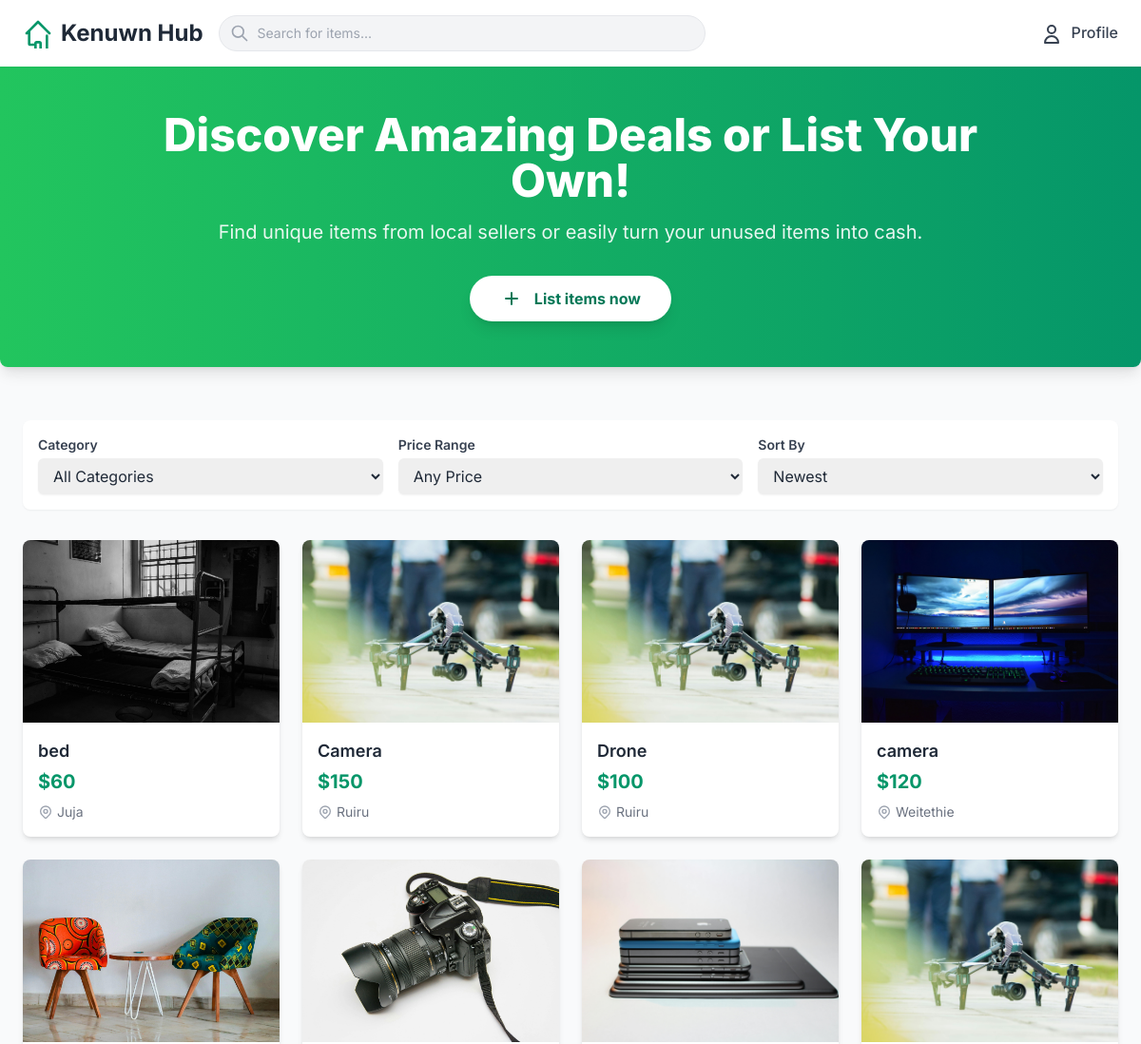
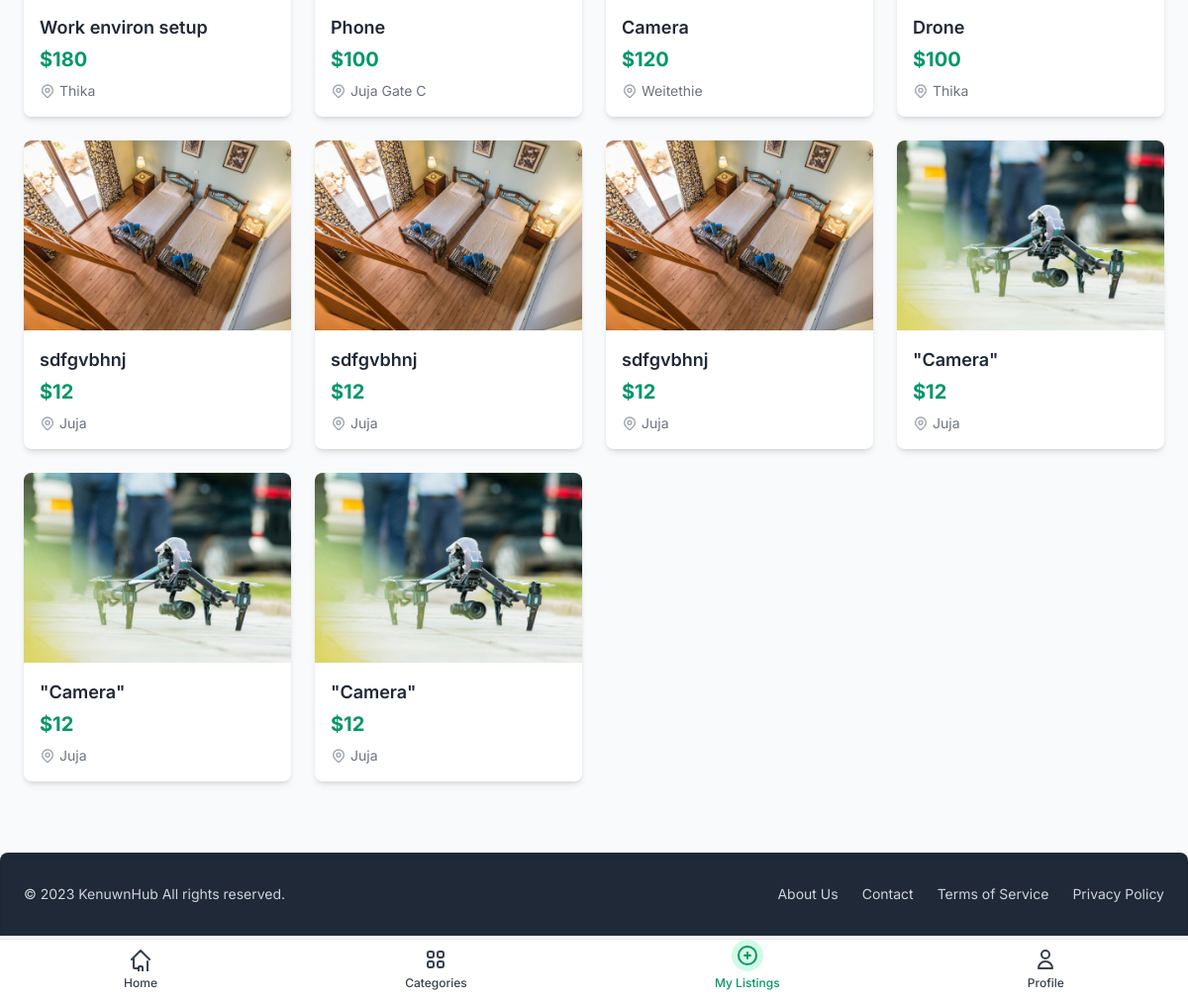
The app's page /home/ (signed in) with its own data (2 pictures, top to bottom).
### products/models.py (models this page shows, shortened)
class ProductListings(models.Model):
    title = models.CharField(max_length=50)
    description = models.TextField()
    price = models.IntegerField()
    image = models.ImageField(upload_to='products/', blank=True, null=True) # stored under /media/products/
    location = models.CharField(max_length=100)
    seller = models.ForeignKey(SellerProfile, on_delete=models.CASCADE)
    category = models.ForeignKey(Category, on_delete=models.CASCADE, related_name='product', blank=True, null=True) # 'related_name' allows reverse lookup: category.product.all()
    created_at = models.DateTimeField(auto_now_add=True, blank=True, null=True) # auto set when product is first created

### products/views.py (the view)
# urls.py: path('home/', home_view, name='home' ),
def home_view(request):
    products = ProductListings.objects.all()
    categories = ProductListings.objects.values_list("category__name", flat=True).distinct()
    return render(request,  'products/home.html', {
                                                   'products': products,
                                                   'categories': categories
                                                    })

### products/models.py (called while the page is built)
    def __str__(self):
        return self.name  # readable name in admin & shell

### products/templates/products/home.html (shortened to what this page needs)
<!DOCTYPE html>
<html lang="en">
<head>
    <script src="https://cdn.tailwindcss.com"></script>
</head>
<body class="bg-gray-50 flex flex-col min-h-screen">
    <nav class="bg-white shadow-sm py-4 px-4 md:px-6 sticky top-0 z-50">
        <div class="max-w-7xl mx-auto flex justify-between items-center flex-wrap">
            <a href="{% url 'products:home' %}" class="flex items-center space-x-2">
                <span class="text-2xl font-bold text-gray-800">Kenuwn Hub</span>
            </a>
            <div class="flex-grow max-w-lg mx-4 mt-2 md:mt-0 order-3 md:order-none w-full md:w-auto">
                <div class="relative">
                    <input type="text" id="search-input" placeholder="Search for items..." class="w-full pl-10 pr-4 py-2 rounded-full bg-gray-100 border border-gray-200 focus:outline-none focus:ring-2 focus:ring-green-300 focus:border-green-400 text-sm">
                    <div class="absolute inset-y-0 left-0 pl-3 flex items-center pointer-events-none">
                    </div>
                </div>
            </div>
            <div class="flex items-center space-x-4 ml-auto order-2 md:order-none">
                <button class="text-gray-700 hover:text-emerald-600 font-medium">
                    {% if user.is_authenticated %}
                    <a href="{% url 'users:profile' %}">
                    <svg class="w-6 h-6 inline-block mr-1" fill="none" stroke="currentColor" viewBox="0 0 24 24" xmlns="http://www.w3.org/2000/svg"><path stroke-linecap="round" stroke-linejoin="round" stroke-width="2" d="M16 7a4 4 0 11-8 0 4 4 0 018 0zM12 14a7 7 0 00-7 7h14a7 7 0 00-7-7z"></path></svg>
                    Profile
                    </a>
                    {% endif %}
                </button>
            </div>
        </div>
    </nav>
    <header class="bg-gradient-to-r from-green-500 to-emerald-600 text-white py-12 px-4 md:px-6 rounded-b-lg shadow-lg mb-8">
        <div class="max-w-4xl mx-auto text-center">
            <h1 class="text-4xl md:text-5xl font-extrabold mb-4 leading-tight">Discover Amazing Deals or List Your Own!</h1>
            <p class="text-lg md:text-xl mb-8 opacity-90">Find unique items from local sellers or easily turn your unused items into cash.</p>
            <button class="bg-white text-emerald-700 hover:bg-emerald-50 font-bold py-3 px-8 rounded-full shadow-lg transition duration-300 transform hover:scale-105">
                <svg class="w-6 h-6 inline-block mr-2 -mt-1" fill="none" stroke="currentColor" viewBox="0 0 24 24" xmlns="http://www.w3.org/2000/svg"><path stroke-linecap="round" stroke-linejoin="round" stroke-width="2" d="M12 6v6m0 0v6m0-6h6m-6 0H6"></path></svg>
                {% if user.seller %}
                My Listings
                {% else %}
                List items now
                {% endif %}
            </button>
        </div>
    </header>
    <main class="flex-grow max-w-7xl mx-auto px-4 md:px-6 py-6">
        <section class="mb-8 bg-white p-4 rounded-lg shadow-sm">
            <div class="flex flex-col md:flex-row justify-between items-center space-y-4 md:space-y-0 md:space-x-4">
                <div class="w-full md:w-1/3">
                    <label for="category-filter" class="block text-gray-700 text-sm font-semibold mb-1">Category</label>
                    <select id="category-filter" class="block w-full rounded-md border-gray-300 shadow-sm focus:border-emerald-300 focus:ring focus:ring-emerald-200 focus:ring-opacity-50 py-2 px-3 text-gray-800">
                        <option value="all">All Categories</option>
                    </select>
                </div>
                <div class="w-full md:w-1/3">
                    <label for="price-filter" class="block text-gray-700 text-sm font-semibold mb-1">Price Range</label>
                    <select id="price-filter" class="block w-full rounded-md border-gray-300 shadow-sm focus:border-emerald-300 focus:ring focus:ring-emerald-200 focus:ring-opacity-50 py-2 px-3 text-gray-800">
                        <option value="all">Any Price</option>
                    </select>
                </div>
                <div class="w-full md:w-1/3">
                    <label for="sort-by" class="block text-gray-700 text-sm font-semibold mb-1">Sort By</label>
                    <select id="sort-by" class="block w-full rounded-md border-gray-300 shadow-sm focus:border-emerald-300 focus:ring focus:ring-emerald-200 focus:ring-opacity-50 py-2 px-3 text-gray-800">
                        <option value="newest">Newest</option>
                    </select>
                </div>
            </div>
        </section>
        <section id="product-listings" class="grid grid-cols-1 sm:grid-cols-2 md:grid-cols-3 lg:grid-cols-4 gap-6">
            {% if products %}
                {% for product in products %}
                    <div class="product-card bg-white rounded-lg shadow-md overflow-hidden hover:shadow-lg transition-all duration-300 transform hover:-translate-y-1 cursor-pointer"
                         data-category="{{ product.category }}"
                         data-price="{{ product.price }}"
                         data-location="{{ product.location }}"
                         data-title="{{ product.title }}">
                        <a href="{% url 'products:product_detail' product.id%}"> <img src="{{ product.image.url }}" alt="{{ product.title }}" class="w-full h-48 object-cover object-center">
                            <div class="p-4">
                                <h3 class="text-lg font-semibold text-gray-800 truncate mb-1">{{ product.title }}</h3>
                                <p class="text-xl font-bold text-emerald-600 mb-2">${{ product.price }}</p>
                                <p class="text-sm text-gray-500 flex items-center">
                                    {{ product.location }}
                                </p>
                            </div>
                        </a>
                    </div>
                {% endfor %}
            {% else %}
                <div id="no-products-message" class="col-span-full text-center text-gray-600 py-10">
                    <p class="text-lg font-semibold mb-2">No products found at this time.</p>
                    <p class="text-md">Check back later or try adjusting your filters.</p>
                </div>
            {% endif %}
        </section>
    </main>
    <nav class="bottom-nav fixed bottom-0 left-0 right-0 bg-white shadow-lg border-t border-gray-200 py-2 z-50 flex justify-around items-center">
        <a href="#" class="flex flex-col items-center text-gray-700 hover:text-emerald-600 transition-colors duration-200">
            <span class="text-xs font-medium">Home</span>
        </a>
        <a href="#" class="flex flex-col items-center text-gray-700 hover:text-emerald-600 transition-colors duration-200">
            <span class="text-xs font-medium">Categories</span>
        </a>
        {% if user.seller_profile %}
        <a href="{% url 'products:seller_dashboard' %}" class="flex flex-col items-center text-emerald-600">
            <svg class="w-8 h-8 -mt-2 mb-1 bg-emerald-100 rounded-full p-1" fill="none" stroke="currentColor" viewBox="0 0 24 24">
                <path stroke-linecap="round" stroke-linejoin="round" stroke-width="2" d="M12 9v3m0 0v3m0-3h3m-3 0H9m12 0a9 9 0 11-18 0 9 9 0 0118 0z"></path>
            </svg>
            <span class="text-xs font-medium">My Listings</span>
        </a>
        {% endif %}
        <a href="{% url 'users:profile' %}" class="flex flex-col items-center text-gray-700 hover:text-emerald-600 transition-colors duration-200">
            <svg class="w-6 h-6 mb-1" fill="none" stroke="currentColor" viewBox="0 0 24 24" xmlns="http://www.w3.org/2000/svg"><path stroke-linecap="round" stroke-linejoin="round" stroke-width="2" d="M16 7a4 4 0 11-8 0 4 4 0 018 0zM12 14a7 7 0 00-7 7h14a7 7 0 00-7-7z"></path></svg>
            <span class="text-xs font-medium">
                {% if user.is_authenticated %}
                Profile
                {% else %}
                Login
                {% endif %}
            </span>
        </a>
    </nav>
    <footer class="bg-gray-800 text-gray-300 py-8 px-4 md:px-6 mt-12 rounded-t-lg shadow-inner">
        <div class="max-w-7xl mx-auto flex flex-col md:flex-row justify-between items-center text-center md:text-left space-y-4 md:space-y-0">
            <div class="text-sm">
                &copy; 2023 KenuwnHub All rights reserved.
            </div>
            <div class="flex space-x-6">
                <a href="{% url 'users:about_us' %}" class="hover:text-white transition-colors duration-200 text-sm">About Us</a>
                <a href="#" class="hover:text-white transition-colors duration-200 text-sm">Contact</a>
                <a href="#" class="hover:text-white transition-colors duration-200 text-sm">Terms of Service</a>
                <a href="#" class="hover:text-white transition-colors duration-200 text-sm">Privacy Policy</a>
            </div>
        </div>
    </footer>
</body>
</html>

### products/templates/products/home.html (style rules this page uses)
body { font-family: 'Inter', sans-serif; -webkit-font-smoothing: antialiased; -moz-osx-font-smoothing: grayscale; }
body { -ms-overflow-style: none; scrollbar-width: none; }
@media (min-width: 768px) { .bottom-nav { display: flex; } }
@media (min-width: 768px) { body { padding-bottom: 4rem; } }
.product-card { transition: transform 0.2s ease-in-out, box-shadow 0.2s ease-in-out; }

### records on screen
ProductListings: image (picture), title "bed", price "60", location "Juja"
ProductListings: image (picture), title "Camera", price "150", location "Ruiru"
ProductListings: image (picture), title "Drone", price "100", location "Ruiru"
ProductListings: image (picture), title "camera", price "120", location "Weitethie"
ProductListings: image (picture), title "Work environ setup", price "180", location "Thika"
ProductListings: image (picture), title "Phone", price "100", location "Juja Gate C"
ProductListings: image (picture), title "Camera", price "120", location "Weitethie"
ProductListings: image (picture), title "Drone", price "100", location "Thika"
ProductListings: image (picture), title "sdfgvbhnj", price "12", location "Juja"
ProductListings: image (picture), title "sdfgvbhnj", price "12", location "Juja"
ProductListings: image (picture), title "sdfgvbhnj", price "12", location "Juja"
ProductListings: image (picture), title "\"Camera\"", price "12", location "Juja"
ProductListings: image (picture), title "\"Camera\"", price "12", location "Juja"
ProductListings: image (picture), title "\"Camera\"", price "12", location "Juja"
